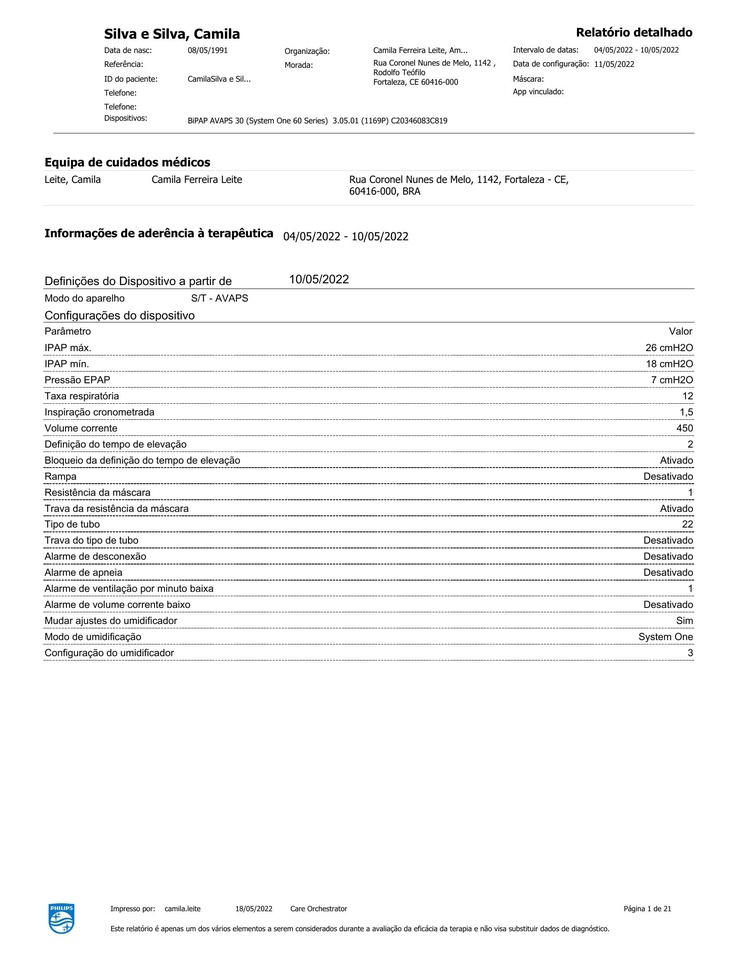
#> input picture relatorio.jpg, 738 x 956 px, shrunk from 1700 x 2200 before the run
$ python OCR.py
#> lines starting #> are read from the running program, lines starting #| are printed output that depends on the picture; after the words box and inside, x2 and y2 are one past the last pixel; in counts of white or black regions, pixels touching at a corner belong together
# Import required packages
import cv2
import pytesseract

# Mention the installed location of Tesseract-OCR in your system
pytesseract.pytesseract.tesseract_cmd = r"C:\Program Files\Tesseract-OCR\tesseract.exe"

# from pdf2image import convert_from_path


# images = convert_from_path('bipap.pdf',poppler_path=r'C:\Users\mateu\Downloads\poppler-24.02.0\Library\bin')
# images[0].save('relatorio.jpg', 'JPEG')

# Read image from which text needs to be extracted
img = cv2.imread("relatorio.jpg")
#> img is the input picture: shape (956, 738, 3); mean B, G, R 246.1, 246.1, 246

# Preprocessing the image starts

# Convert the image to gray scale
gray = cv2.cvtColor(img, cv2.COLOR_BGR2GRAY)

# Aplicando suavização com filtro Gaussiano
# gray = cv2.GaussianBlur(gray, (5, 5), 0)

# Salva a nova imagem com os contornos
cv2.imwrite("imagem_gray.jpg", gray)

# Aplicando a limiarização adaptativa
thresh1 = cv2.adaptiveThreshold(
    gray, 255, cv2.ADAPTIVE_THRESH_GAUSSIAN_C, cv2.THRESH_BINARY_INV, 5, 5
)
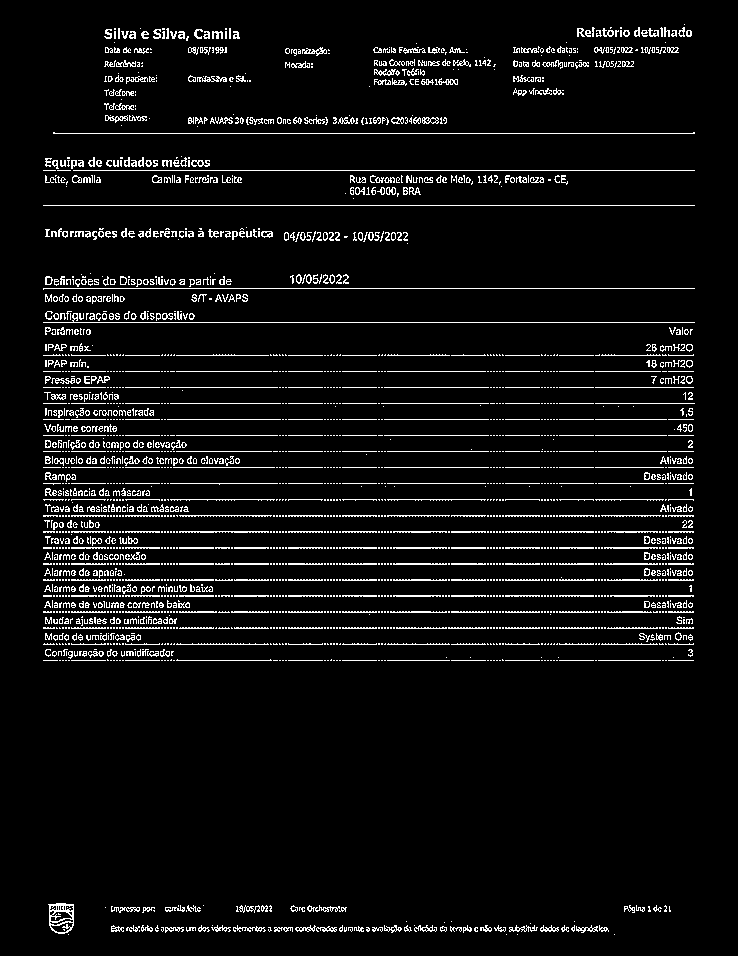
#> thresh1: shape (956, 738); 5.7% white in thin lines or dots, all inside (x1, y1, x2, y2) = (43, 24, 695, 935)

# Performing OTSU threshold
# ret, thresh1 = cv2.threshold(gray, 0, 255, cv2.THRESH_OTSU | cv2.THRESH_BINARY_INV)

# Salva a nova imagem com os contornos
cv2.imwrite("thresh1.jpg", thresh1)

# Specify structure shape and kernel size.
# Kernel size increases or decreases the area
# of the rectangle to be detected.
# A smaller value like (10, 10) will detect
# each word instead of a sentence.
rect_kernel = cv2.getStructuringElement(cv2.MORPH_RECT, (10, 10))

# Applying dilation on the threshold image
dilation = cv2.dilate(thresh1, rect_kernel, iterations=1)
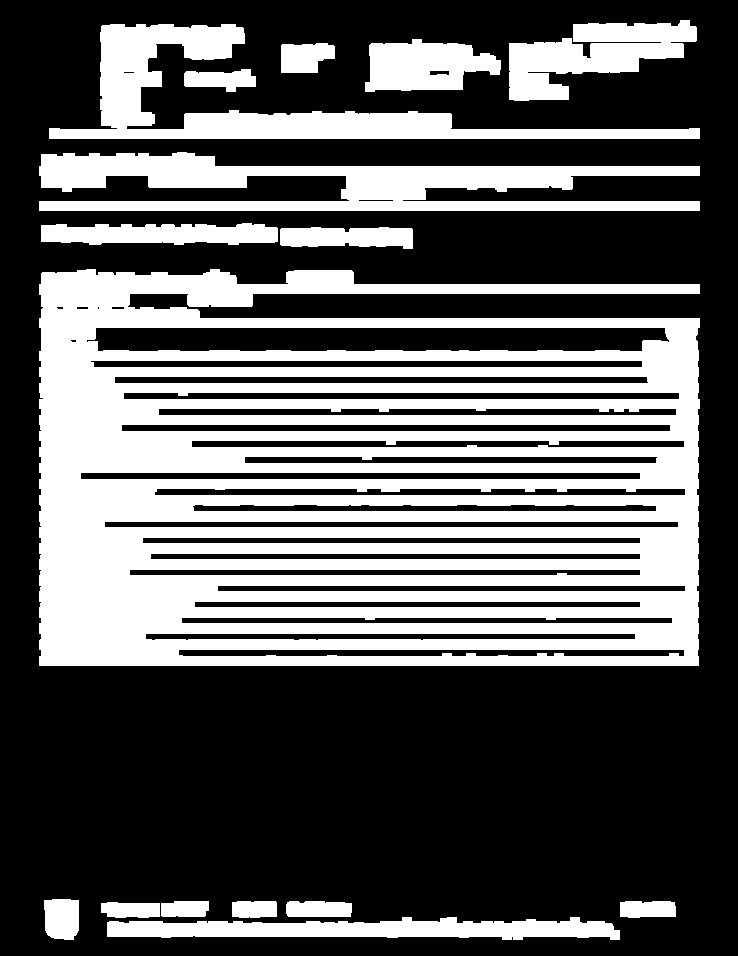
#> dilation: shape (956, 738); 35.9% white; 16 white regions
# dilation = cv2.dilate(thresh1, rect_kernel, iterations = 1)
cv2.imwrite("dilation.jpg", dilation)

# Finding contours
contours, hierarchy = cv2.findContours(
    dilation, cv2.RETR_EXTERNAL, cv2.CHAIN_APPROX_NONE
)
#> contours = 16 contours; largest, box (x1, y1, x2, y2) and area: (39, 269, 700, 666) 241105, (39, 152, 700, 211) 19737, (49, 24, 700, 139) 17519, (509, 20, 697, 101) 7780, (107, 917, 620, 940) 7512

# Creating a copy of image
im2 = img.copy()

# A text file is created and flushed
file = open("relatorioEmTexto.txt", "w+")
file.write("")
file.close()

import numpy as np

# Cria uma cópia da imagem original para desenhar os contornos
im_with_contours = img.copy()

# Desenha os contornos na imagem copiada
cv2.drawContours(im_with_contours, contours, -1, (0, 255, 0), 3)
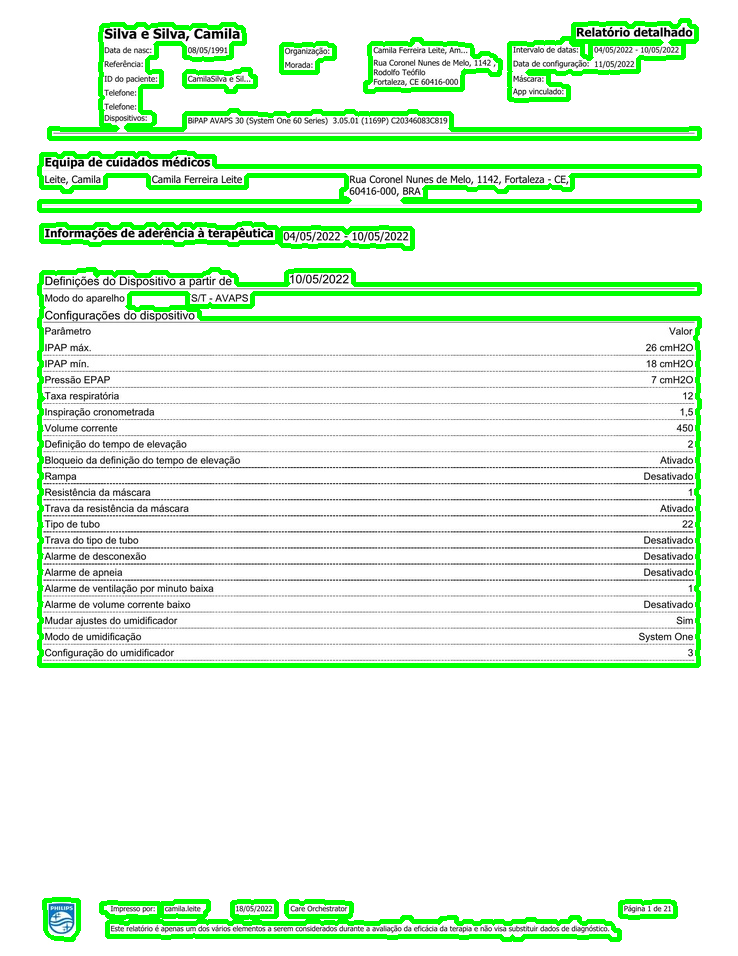
#> im_with_contours: shape (956, 738, 3); 8.49% of pixels changed, all inside (x1, y1, x2, y2) = (37, 18, 702, 942)

# Salva a nova imagem com os contornos
cv2.imwrite("imagem_com_contornos.jpg", im_with_contours)

contours = sorted(contours, key=lambda x: cv2.boundingRect(x)[1])

# Looping through the identified contours
# Then rectangular part is cropped and passed on
# to pytesseract for extracting text from it
# Extracted text is then written into the text file
for cnt in contours:
    x, y, w, h = cv2.boundingRect(cnt)

    # Drawing a rectangle on copied image
    rect = cv2.rectangle(im2, (x, y), (x + w, y + h), (0, 255, 0), 2)

    # Cropping the text block for giving input to OCR
    cropped = im2[y : y + h, x : x + w]

    # Open the file in append mode
    file = open("relatorioEmTexto.txt", "a")

    # Apply OCR on the cropped image
#> (the run stopped early here; a loop or call above may not have finished)
